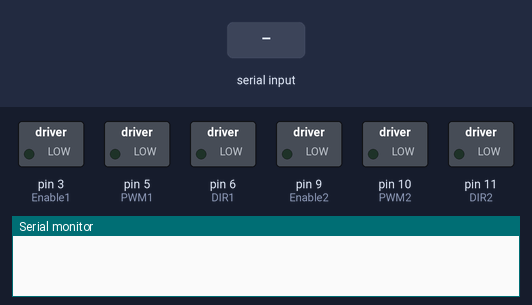
The sketch below on a simulated Arduino Uno, built with avr-gcc and run on an emulated ATmega328P. Shown: switched loads named in the sketch (green lamp = pin HIGH), the last lines printed to the serial monitor. The inputs (shaded band) are chosen by the test bench.

Above: at 1.2 s.
1.3 s: "1" received over Serial
At 2.1 s:
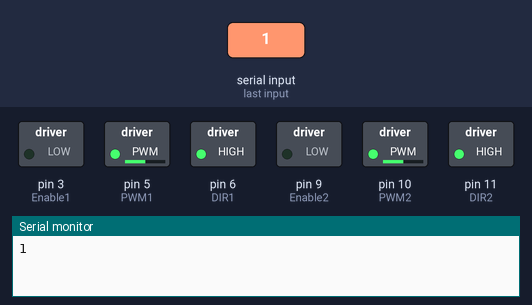
2.8 s: "0" received over Serial
At 3.3 s:
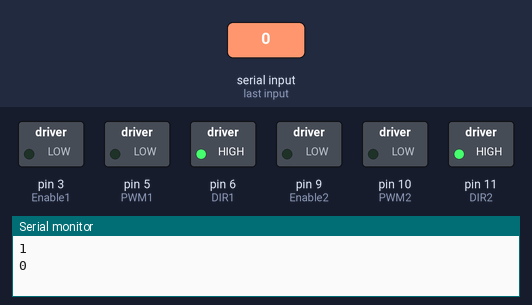
4.3 s: "2" received over Serial
At 5.5 s:
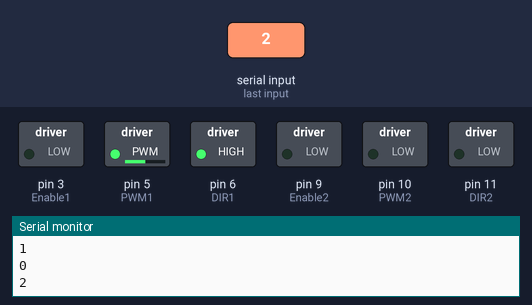
5.8 s: "3" received over Serial
At 6.7 s:
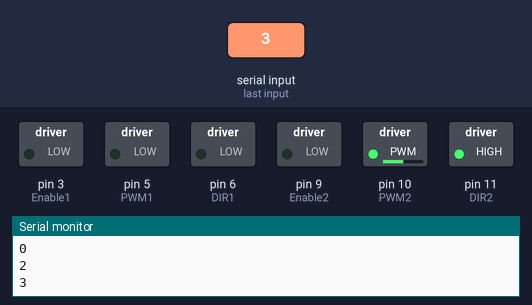
7.3 s: "0" received over Serial
At 7.9 s:
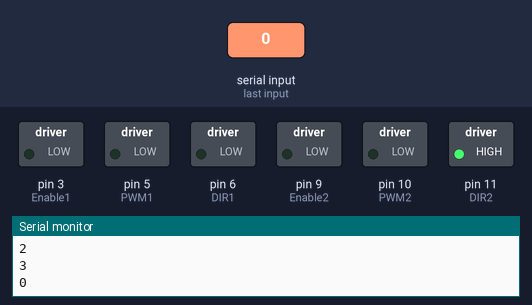
Timing chart, 0 to 9.8 s (numbered marks = the images above; inputs shaded):
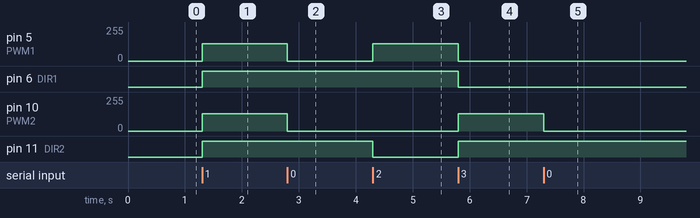

The sketch:

L293D.ino
```cpp
int Enable1 = 3;
int PWM1 = 5;
int DIR1 = 6;
int Enable2 = 9;
int PWM2 = 10;
int DIR2 = 11;

char data;
/*
void drive_forward();
void turn_left();
void turn_right();
void motor_stop();
void serialEvent();
*/
void setup() {
  pinMode(PWM1, OUTPUT);
  pinMode(Enable1, OUTPUT);
  pinMode(DIR1, OUTPUT);
  pinMode(PWM2, OUTPUT);
  pinMode(Enable2, OUTPUT);
  pinMode(DIR2, OUTPUT);

  digitalWrite(Enable1, HIGH);
  digitalWrite(Enable2, HIGH);

  Serial.begin(9600);
}

void loop() {
  digitalWrite(Enable1, LOW);
  digitalWrite(Enable2, LOW);

 switch(data) {
    case '0' :
      analogWrite(PWM1, 0);
      analogWrite(PWM2, 0);
      break;
    case '1' :
      digitalWrite(DIR1, HIGH);
      digitalWrite(DIR2, HIGH);
      analogWrite(PWM1, 128);
      analogWrite(PWM2, 128);
      break;
    case '2' :
      digitalWrite(DIR1, HIGH);
      digitalWrite(DIR2, LOW);
      analogWrite(PWM1, 128);
      analogWrite(PWM2, 0);
      break;
    case '3' :
      digitalWrite(DIR1, LOW);
      digitalWrite(DIR2, HIGH);
      analogWrite(PWM1, 0);
      analogWrite(PWM2, 128);
      break;

      default :
        break;
  }
}

/*void drive_forward() {
  digitalWrite(motor_left[0], HIGH);
  digitalWrite(motor_left[1], LOW);

  digitalWrite(motor_right[0], HIGH);
  digitalWrite(motor_right[1], LOW);
}

void turn_left() {
  digitalWrite(motor_left[0], LOW);
  digitalWrite(motor_left[1], HIGH);

  digitalWrite(motor_right[0], HIGH);
  digitalWrite(motor_right[1], LOW);
}

void turn_right() {
  digitalWrite(motor_left[0], HIGH);
  digitalWrite(motor_left[1], LOW);

  digitalWrite(motor_right[0], LOW);
  digitalWrite(motor_right[1], HIGH);
}

void motor_stop(){
  digitalWrite(motor_left[0], LOW);
  digitalWrite(motor_left[1], LOW);

  digitalWrite(motor_right[0], LOW);
  digitalWrite(motor_right[1], LOW);
}*/

void serialEvent() {
  data = Serial.read();
  Serial.println(data);
}
```

Measured:
- after the input at 1.3 s, pin 5 (PWM1), pin 10 (PWM2): 0/255 → 128/255 at once; pin 6 (DIR1), pin 11 (DIR2): LOW → HIGH at once
- after the input at 2.8 s, pin 5 (PWM1), pin 10 (PWM2): 128/255 → 0/255 at once
- after the input at 4.3 s, pin 5 (PWM1): 0/255 → 128/255 at once; pin 11 (DIR2): HIGH → LOW at once
- after the input at 5.8 s, pin 5 (PWM1): 128/255 → 0/255 at once; pin 6 (DIR1): HIGH → LOW at once; pin 10 (PWM2): 0/255 → 128/255 at once; pin 11 (DIR2): LOW → HIGH at once
- after the input at 7.3 s, pin 10 (PWM2): 128/255 → 0/255 at once
